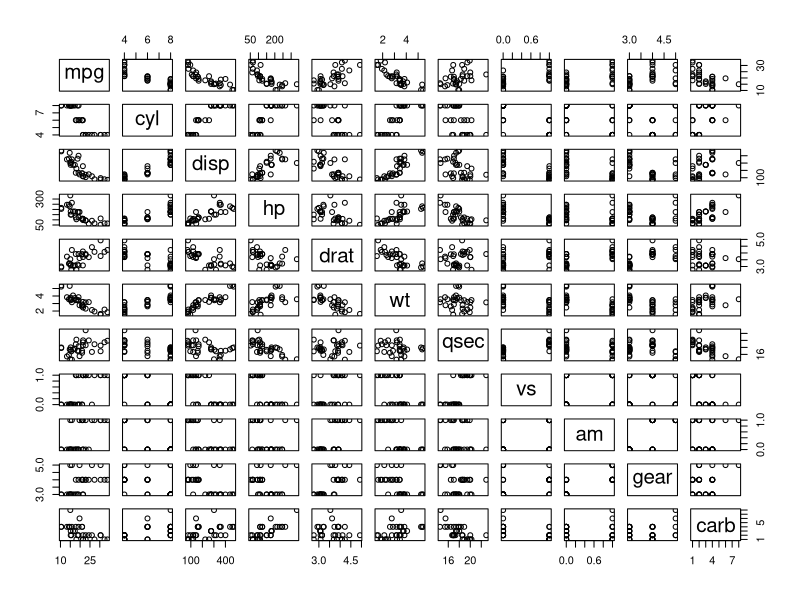
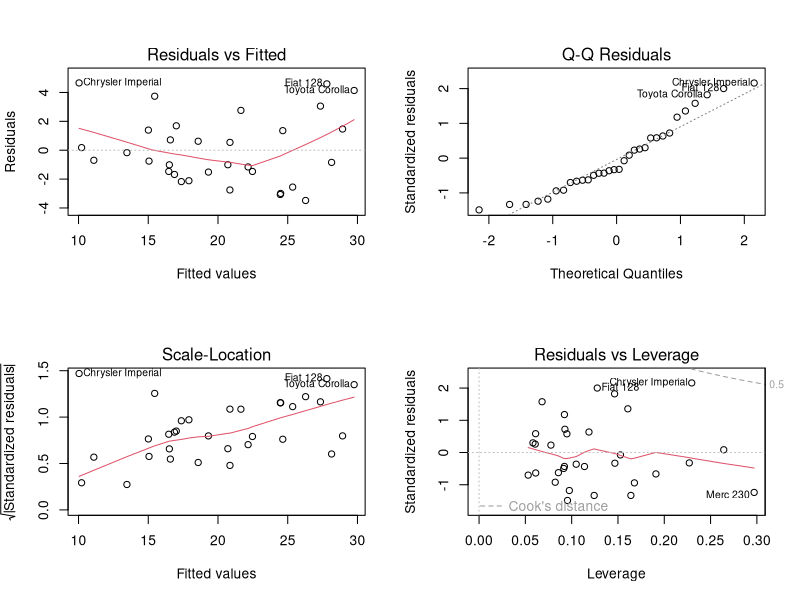

Generate these figures, in order, with R:
## ---- chunk 1
data(mtcars)
## ---- chunk 2
fit <- lm(mpg ~ as.factor(am), mtcars)
summary(fit)$coef
## ---- chunk 3
cor(mtcars)[6,]
## ---- chunk 4
fit_new <- lm(mpg ~ as.factor(am) + wt + qsec, mtcars)
summary(fit_new)$coef
## ---- chunk 5
fit_all <- lm(mpg ~ ., mtcars)
summary(fit_all)$coef
## ---- chunk 6
pairs(mtcars)
## ---- chunk 7
anova(fit, fit_new)
## ---- chunk 8
par(mfrow = c(2,2))
plot(fit_new)
